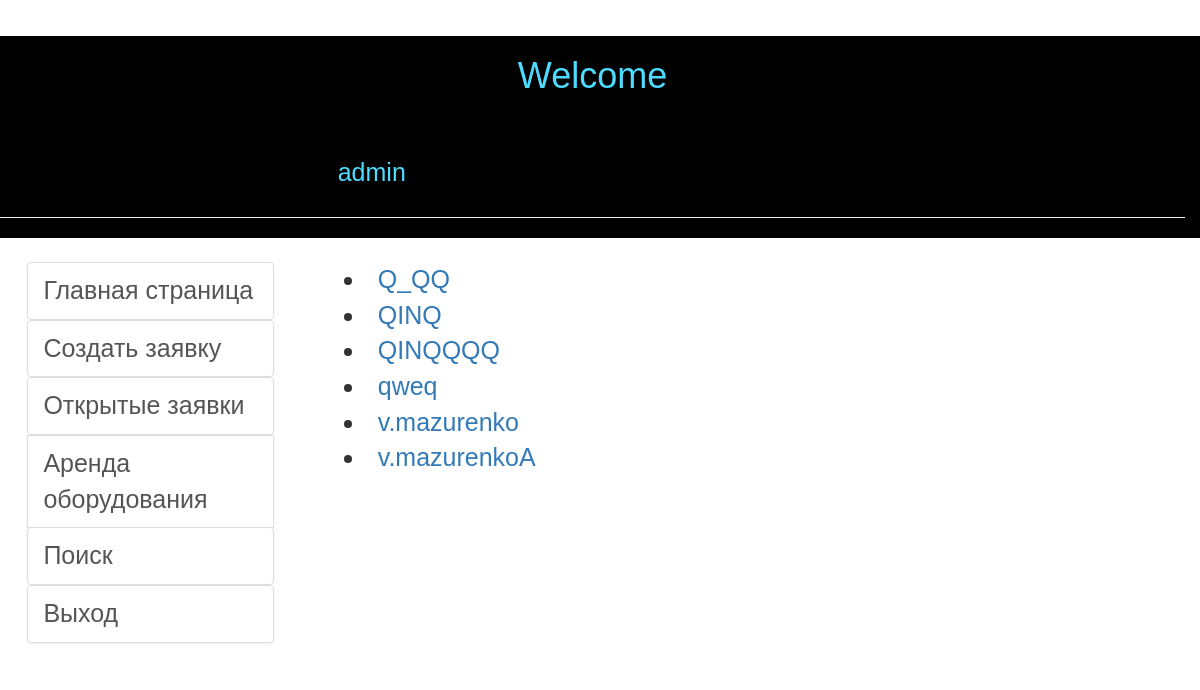
The page /blank/statusopen (signed in) on the database its author committed.
### blank/models.py (models this page shows, shortened)
class Profile(models.Model):
    date_creating = models.DateField(help_text='Дата регистрации', null=True, blank=True, default=now)
    name = models.CharField(help_text='Введите имя абонента', max_length=15)
    surname = models.CharField(help_text='Введите фамилию абонента',max_length=15)
    patronymic = models.CharField(help_text='Введите отчество абонента', max_length=20)
    address = models.CharField(help_text='Улица/Массив', max_length=20,)
    home = models.CharField(help_text='Введите номер дома', max_length=5)
    flat = models.CharField(help_text='Введите номер квартиры', max_length=5,)
    contact_number = models.CharField(help_text='Контактный номер абонента', max_length=30,)
    prefering_connection = models.DateField(help_text='Предпочитаемая дата подключения')
    datetimerange = models.DateField(help_text='Для фильтрации дат с отметками , ОТ -- К', null=True, blank=True, default=now)
    manager = models.ForeignKey(User,blank=True, null=True, on_delete=models.SET_NULL,)
    class Meta:
        permissions = (
            ("can_see_all_blank" , "View all blanks"),
                      )
    tarrif_plans = (
        ('Скоростной 40', 'Скоростной 40'),
        ('Скоростной 60', 'Скоростной 60'),
        ('Скоростной 80', 'Скоростной 80'),
        ('Скоростной 100', 'Скоростной 100'),
        ('Скоростной 120','Скоростной 120'),
        ('Скоростной 140', 'Скоростной 140'),
        ('Скоростной 160', 'Скоростной 160'),
        ('Скоростной 200', 'Скоростной 200'),
        ('Скоростной 240', 'Скоростной 240'),
    )
    tarrif = models.CharField(blank=True ,choices= tarrif_plans , null=True , max_length=15)
    blank_status = (
        ('Открыта', 'Открыта'),
        ('Закрыта', 'Закрыта'),
                    )
    status = models.CharField(max_length=15, choices=blank_status, blank=True , null=True)
    def get_absolute_url(self):
        return reverse('my-ticket', args=[str(self.id)])

### blank/views.py (the view)
class BlankStatusOpen(generic.ListView):
    mdodel = Profile
    paginate_by = 15
    template_name = 'blankstatusopen.html'
    def get_queryset(self):
        return Profile.objects.filter(status='Открыта')

### templates/blankstatusopen.html
{% extends 'main.html' %}

### templates/main.html (shortened to what this page needs)
<!DOCTYPE html>
<html>
<head>
    {% load static %}
    <link rel="stylesheet" type="text/css" href="{% static 'startup/css/style.css' %}">
    <link rel="stylesheet" type="text/css" href="{% static 'startup/css/bootstrap.css' %}">
    <link rel="stylesheet" type="text/css" href="{% static 'startup/css/bootstrap-theme.css' %}">
    <link rel="stylesheet" type="text/css" href="{% static 'startup/css/bootstrap.min.css' %}">
</head>
<body>
	<div class="row" style="margin-right: 0;"> ]
	<div class="col-lg-12" style="background-color:black;">
		<h1 align="center" style="margin-bottom: 60px; color: #4ddbff; ">Welcome</h1>
		  		<div class='top'>
						{% if user.is_authenticated %}
	                	<h3 style="margin: 0 0 0 28.5%; color: #4ddbff;"> <p> {{user.get_username}}</h3>
						{% endif %}
				</div>
	            <hr>
	</div>
        {% block sidebar %}
  		<div class="col-lg-3 col-md-3 col-sm-4" style="margin-top:3vh">
  			<div class="navigation">
                <ul class="nav list-group">
                    <li>
                        <a class="list-group-item" href="{% url 'main' %}">Главная страница</a>
                    </li>
                    <li>
						<a class="list-group-item" href="{% url 'blank-create' %}">Создать заявку</a>
                    </li>
                    <li>
                        <a class="list-group-item" href="{% url 'statusopen' %}">Открытые заявки</a>
                    </li>
                        <a class="list-group-item" href="{% url 'tes' %}">Аренда оборудования</a>
                    <li>
                        <a class="list-group-item" href="{% url 'search' %}">Поиск</a>
                    </li>
                    <li>
                        <a class="list-group-item" href="{% url "logout"%}?next={{request.path}}">Выход</a>
                </li>
                </ul>
            </div>
        </div>
        {% endblock %}
        {% block content %}
        <div class="col-lg-9 pull-right col-md-9 col-sm-8" style="margin-top:3vh">
        	<div class="wrapper">
			{% for prof in profile_list %}
				<li>
					<a href="{{prof.get_absolute_url}}">{{prof.name}}</a>
				</li>
			{% endfor %}
	        </div>
	        <div class="col-lg-12 col-md-12 col-sm-12" style="margin-top: 10px;">
	        </div>
	      </div>
	</div>
    {% endblock %}
</body>
</html>

### static/startup/css/style.css (style rules this page uses)
* { box-sizing: border-box; -moz-box-sizing: border-box; -webkit-box-sizing: border-box; font-family: arial; }
.top>* { display: inline-block; }
.navigation { margin-left: 10%; }
.wrapper { padding-left: 40px; }
@media screen and (max-width: 1680px) { * { font-size: 17px; } }
@media screen and (max-width: 1280px) { * { font-size: 25px; } }

### rows shown on the page
Profile: name "Q_QQ"
Profile: name "QINQ"
Profile: name "QINQQQQ"
Profile: name "qweq"
Profile: name "v.mazurenko"
Profile: name "v.mazurenkoA"

### other values the page prints
{{ user.get_username }} "admin"
